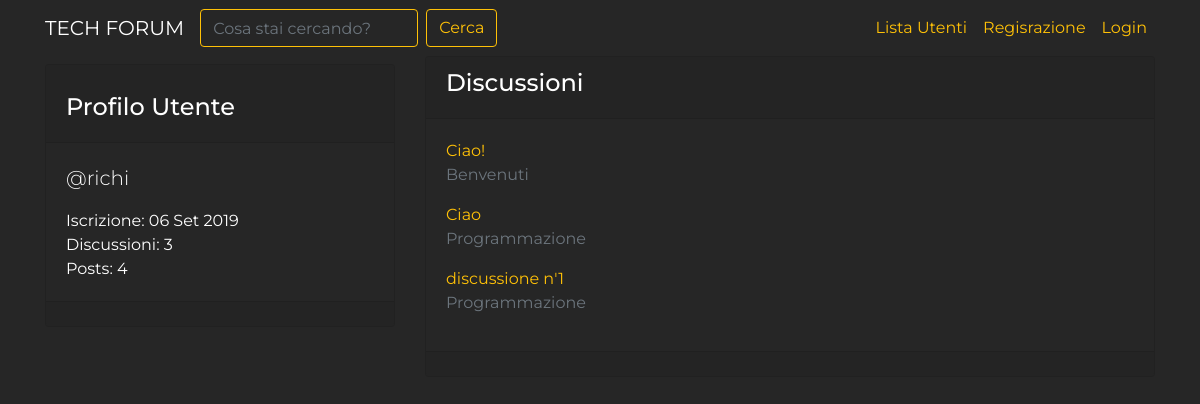
/user/richi/, run on the app's committed database.
### forum/models.py (models this page shows, shortened)
class Discussione(models.Model):
    titolo = models.CharField(max_length=120)
    data_creazione = models.DateTimeField(auto_now_add=True)
    autore_discussione = models.ForeignKey(User, on_delete=models.CASCADE, related_name="discussioni", null=True)
    sezione_appartenenza = models.ForeignKey(Sezione, on_delete=models.CASCADE, related_name="sezioni", null=True)
    def get_absolute_url(self):
        return reverse("discussione_view", kwargs={"pk": self.pk})
    class Meta:
        verbose_name = "Discussione"
        verbose_name_plural = "Discussioni"

class Sezione(models.Model):
    nome_sezione = models.CharField(max_length= 80)
    descrizione = models.CharField(max_length=150, blank=True, null=True)
    logo_sezione = models.ImageField(blank=True, null=True)
    def __str__(self):
        return self.nome_sezione
    class Meta:
        verbose_name = "Sezione"
        verbose_name_plural = "Sezioni"

### core/views.py (the view)
# urls.py: path('user/<username>/', views.userProfileView, name="user_profile"),
def userProfileView(request, username):
    user = get_object_or_404(User, username=username)
    discussioni_utenre = Discussione.objects.filter(autore_discussione=user).order_by("-pk")
    context = {'user':user, "discussioni_utente": discussioni_utenre}
    return render(request, 'core/user_profile.html', context)

### core/templates/core/user_profile.html (shortened to what this page needs)
{% extends 'base.html' %}
{% block content %}
    <div class="row">
        <div class="col-4">
            <div class="card my-2">
                <div class="card-header">
                     <h4 class="mt-3">{% if request.user == user %}il tuo {% endif %}Profilo Utente</h4>
                </div>
                <div class="card-body">
                    <p class="lead">@{{ user }}</p>
                    <p class="mb-0">Iscrizione: {{ user.date_joined|date:"d M Y" }}</p>
                    <p class="mb-0">Discussioni: {{ user.discussioni.count }}</p>
                    <p class="mb-0">Posts: {{ user.posts.count }}</p>
                </div>
                <div class="card-footer"></div>
            </div>
        </div>
        <div class="col-8">
            <div class="card my-8">
                <div class="card-header">
                    <h4>Discussioni</h4>
                </div>
                <div class="card-body">
                    {% for discussione in discussioni_utente %}
                        <a href="{{ discussione.get_absolute_url }}">{{ discussione.titolo }}</a>
                        <p class="text-muted">{{ discussione.sezione_appartenenza }}</p>
                        {% empty %}
                            {% if request.user != user %}
                                <p class="mb-0">{{ user }} non ha creato alcuna discussione</p>
                            {% else %}
                                <p class="mb-0">Non hai creato alcuna discussione, inizia subito!</p>
                            {% endif %}
                    {% endfor %}
                </div>
                <div class="card-footer"></div>
            </div>
        </div>
    </div>
{% endblock content %}

### static-storage/agora.css (style rules this page uses)
body { font-family: "Montserrat", sans-serif; background-color: #262626; color: white; }
.card { background-color: #262626; }
a { color: #ffc107; }

### data on the page
Discussione: titolo "Ciao!", sezione_appartenenza "Benvenuti"
Discussione: titolo "Ciao", sezione_appartenenza "Programmazione"
Discussione: titolo "discussione n'1", sezione_appartenenza "Programmazione"

### other printed values
{{ user }} "richi"
{{ user.date_joined|date:"d M Y" }} "06 Set 2019"
{{ user.discussioni.count }} "3"
{{ user.posts.count }} "4"
